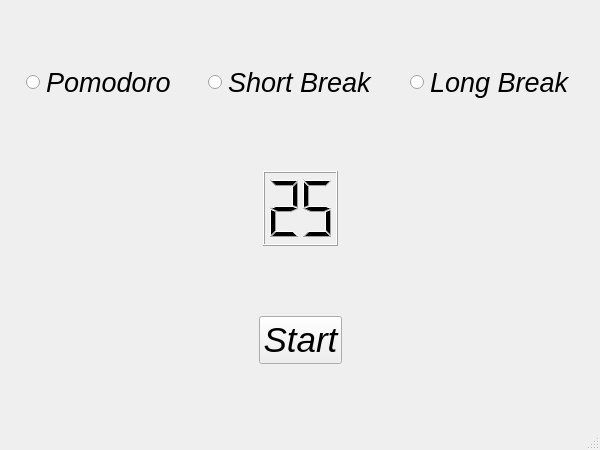
<?xml version="1.0" encoding="UTF-8"?>
<ui version="4.0">
 <class>pomodoroTimer</class>
 <widget class="QMainWindow" name="pomodoroTimer">
  <property name="windowModality">
   <enum>Qt::WindowModal</enum>
  </property>
  <property name="geometry">
   <rect>
    <x>0</x>
    <y>0</y>
    <width>600</width>
    <height>450</height>
   </rect>
  </property>
  <property name="minimumSize">
   <size>
    <width>300</width>
    <height>300</height>
   </size>
  </property>
  <property name="maximumSize">
   <size>
    <width>600</width>
    <height>450</height>
   </size>
  </property>
  <property name="font">
   <font>
    <pointsize>20</pointsize>
    <italic>true</italic>
   </font>
  </property>
  <property name="windowTitle">
   <string>Pomodoro Timer</string>
  </property>
  <property name="windowIcon">
   <iconset>
    <normaloff>pomodoro-technique.png</normaloff>pomodoro-technique.png</iconset>
  </property>
  <widget class="QWidget" name="centralwidget">
   <widget class="QWidget" name="verticalLayoutWidget">
    <property name="geometry">
     <rect>
      <x>0</x>
      <y>0</y>
      <width>601</width>
      <height>431</height>
     </rect>
    </property>
    <layout class="QVBoxLayout" name="verticalLayout">
     <item>
      <spacer name="verticalSpacer">
       <property name="orientation">
        <enum>Qt::Vertical</enum>
       </property>
       <property name="sizeType">
        <enum>QSizePolicy::Minimum</enum>
       </property>
       <property name="sizeHint" stdset="0">
        <size>
         <width>20</width>
         <height>50</height>
        </size>
       </property>
      </spacer>
     </item>
     <item>
      <layout class="QHBoxLayout" name="horizontalLayout_2">
       <item>
        <spacer name="horizontalSpacer_5">
         <property name="orientation">
          <enum>Qt::Horizontal</enum>
         </property>
         <property name="sizeHint" stdset="0">
          <size>
           <width>40</width>
           <height>20</height>
          </size>
         </property>
        </spacer>
       </item>
       <item>
        <widget class="QRadioButton" name="rb_pomodoro">
         <property name="text">
          <string>Pomodoro</string>
         </property>
        </widget>
       </item>
       <item>
        <spacer name="horizontalSpacer_6">
         <property name="orientation">
          <enum>Qt::Horizontal</enum>
         </property>
         <property name="sizeHint" stdset="0">
          <size>
           <width>40</width>
           <height>20</height>
          </size>
         </property>
        </spacer>
       </item>
       <item>
        <widget class="QRadioButton" name="rb_short_break">
         <property name="text">
          <string>Short Break</string>
         </property>
        </widget>
       </item>
       <item>
        <spacer name="horizontalSpacer_7">
         <property name="orientation">
          <enum>Qt::Horizontal</enum>
         </property>
         <property name="sizeHint" stdset="0">
          <size>
           <width>40</width>
           <height>20</height>
          </size>
         </property>
        </spacer>
       </item>
       <item>
        <widget class="QRadioButton" name="rb_long_break">
         <property name="text">
          <string>Long Break</string>
         </property>
        </widget>
       </item>
       <item>
        <spacer name="horizontalSpacer_8">
         <property name="orientation">
          <enum>Qt::Horizontal</enum>
         </property>
         <property name="sizeHint" stdset="0">
          <size>
           <width>40</width>
           <height>20</height>
          </size>
         </property>
        </spacer>
       </item>
      </layout>
     </item>
     <item>
      <spacer name="verticalSpacer_2">
       <property name="orientation">
        <enum>Qt::Vertical</enum>
       </property>
       <property name="sizeType">
        <enum>QSizePolicy::Minimum</enum>
       </property>
       <property name="sizeHint" stdset="0">
        <size>
         <width>20</width>
         <height>50</height>
        </size>
       </property>
      </spacer>
     </item>
     <item>
      <layout class="QHBoxLayout" name="horizontalLayout_3">
       <item>
        <spacer name="horizontalSpacer_9">
         <property name="orientation">
          <enum>Qt::Horizontal</enum>
         </property>
         <property name="sizeHint" stdset="0">
          <size>
           <width>40</width>
           <height>20</height>
          </size>
         </property>
        </spacer>
       </item>
       <item>
        <spacer name="horizontalSpacer_10">
         <property name="orientation">
          <enum>Qt::Horizontal</enum>
         </property>
         <property name="sizeType">
          <enum>QSizePolicy::Fixed</enum>
         </property>
         <property name="sizeHint" stdset="0">
          <size>
           <width>40</width>
           <height>20</height>
          </size>
         </property>
        </spacer>
       </item>
       <item>
        <widget class="QLCDNumber" name="lcd_timer">
         <property name="minimumSize">
          <size>
           <width>75</width>
           <height>75</height>
          </size>
         </property>
         <property name="maximumSize">
          <size>
           <width>75</width>
           <height>75</height>
          </size>
         </property>
         <property name="font">
          <font>
           <pointsize>26</pointsize>
           <italic>true</italic>
          </font>
         </property>
         <property name="smallDecimalPoint">
          <bool>false</bool>
         </property>
         <property name="digitCount">
          <number>2</number>
         </property>
         <property name="intValue" stdset="0">
          <number>25</number>
         </property>
        </widget>
       </item>
       <item>
        <spacer name="horizontalSpacer_11">
         <property name="orientation">
          <enum>Qt::Horizontal</enum>
         </property>
         <property name="sizeType">
          <enum>QSizePolicy::Minimum</enum>
         </property>
         <property name="sizeHint" stdset="0">
          <size>
           <width>40</width>
           <height>20</height>
          </size>
         </property>
        </spacer>
       </item>
       <item>
        <spacer name="horizontalSpacer_12">
         <property name="orientation">
          <enum>Qt::Horizontal</enum>
         </property>
         <property name="sizeHint" stdset="0">
          <size>
           <width>40</width>
           <height>20</height>
          </size>
         </property>
        </spacer>
       </item>
      </layout>
     </item>
     <item>
      <spacer name="verticalSpacer_5">
       <property name="orientation">
        <enum>Qt::Vertical</enum>
       </property>
       <property name="sizeType">
        <enum>QSizePolicy::Minimum</enum>
       </property>
       <property name="sizeHint" stdset="0">
        <size>
         <width>20</width>
         <height>50</height>
        </size>
       </property>
      </spacer>
     </item>
     <item>
      <layout class="QHBoxLayout" name="horizontalLayout_4">
       <item>
        <spacer name="horizontalSpacer_13">
         <property name="orientation">
          <enum>Qt::Horizontal</enum>
         </property>
         <property name="sizeHint" stdset="0">
          <size>
           <width>40</width>
           <height>20</height>
          </size>
         </property>
        </spacer>
       </item>
       <item>
        <spacer name="horizontalSpacer_14">
         <property name="orientation">
          <enum>Qt::Horizontal</enum>
         </property>
         <property name="sizeType">
          <enum>QSizePolicy::Minimum</enum>
         </property>
         <property name="sizeHint" stdset="0">
          <size>
           <width>40</width>
           <height>20</height>
          </size>
         </property>
        </spacer>
       </item>
       <item>
        <widget class="QPushButton" name="btn_start">
         <property name="font">
          <font>
           <pointsize>26</pointsize>
           <italic>true</italic>
          </font>
         </property>
         <property name="layoutDirection">
          <enum>Qt::LeftToRight</enum>
         </property>
         <property name="text">
          <string>Start</string>
         </property>
         <property name="iconSize">
          <size>
           <width>20</width>
           <height>20</height>
          </size>
         </property>
        </widget>
       </item>
       <item>
        <spacer name="horizontalSpacer_15">
         <property name="orientation">
          <enum>Qt::Horizontal</enum>
         </property>
         <property name="sizeType">
          <enum>QSizePolicy::Minimum</enum>
         </property>
         <property name="sizeHint" stdset="0">
          <size>
           <width>40</width>
           <height>20</height>
          </size>
         </property>
        </spacer>
       </item>
       <item>
        <spacer name="horizontalSpacer_16">
         <property name="orientation">
          <enum>Qt::Horizontal</enum>
         </property>
         <property name="sizeHint" stdset="0">
          <size>
           <width>40</width>
           <height>20</height>
          </size>
         </property>
        </spacer>
       </item>
      </layout>
     </item>
     <item>
      <spacer name="verticalSpacer_3">
       <property name="orientation">
        <enum>Qt::Vertical</enum>
       </property>
       <property name="sizeType">
        <enum>QSizePolicy::Minimum</enum>
       </property>
       <property name="sizeHint" stdset="0">
        <size>
         <width>20</width>
         <height>50</height>
        </size>
       </property>
      </spacer>
     </item>
    </layout>
   </widget>
  </widget>
  <widget class="QStatusBar" name="statusbar"/>
 </widget>
 <resources/>
 <connections/>
</ui>
